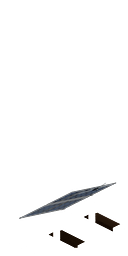
#> input picture Contents/mods/DazedPower/tools/art/106.png, 128 x 256 px, given in place of 424.png, which was not available
$ python wind_frames.py art/106.png
#> lines starting #> are read from the running program, lines starting #| are printed output that depends on the picture; after the words box and inside, x2 and y2 are one past the last pixel; in counts of white or black regions, pixels touching at a corner belong together; pictures that were not available may be replaced by others from this repository, and a replacement may not be noted
### Contents/mods/DazedPower/tools/dp_taxonomy.py
"""The parts taxonomy of Dazed Utilities: Power -- the one description of every kind, mount, tier and state,
which lays out the sprite sheet (dazedpower_01), names the items and stamps the tiledef. DP_Parts.lua mirrors
it; tools/tests/load_test.lua checks the decoded rows against it.

Sheet: one row per (kind, mount, tier, state[, piece]), one column per facing (E, S, W, N). APPEND ONLY once
released: inserting a row repoints every object standing in a save.
"""

COLS = 4
FACINGS = ("E", "S", "W", "N")
TILESET = "dazedpower_01"
# The engine takes at most 512 tiles per tileset, so the sheet spills onto dazedpower_02, _03...
SHEET_TILES = 512
TILESETS = ["dazedpower_%02d" % (i + 1) for i in range(4)]


def sprite_name(n):
    """Engine sprite name for overall sheet index n."""
    return "%s_%d" % (TILESETS[n // SHEET_TILES], n % SHEET_TILES)
GROUP = "Dazed Power"
PIECES_XL = 4                       # a 2x2 array: pieces 1..4 = NW, NE, SW, SE of its footprint

KINDS = ["array", "bank", "controller", "transformer", "lamp", "pedal", "windmill", "steam", "windsock", "vane",
         "propane", "petrol", "gauge", "rod", "bench", "hydro", "fence", "cooler", "heater", "windspin"]
# Sprite-only rows that show another kind in motion: the client swaps a turning windmill through these frames.
# They have no item of their own and a saved frame reads back as the kind it animates.
ALIAS = {"windspin": "windmill"}
PART_KINDS = [k for k in KINDS if k not in ALIAS]
MOUNTS = {
    "array": ["ground", "tracker", "xl"], "bank": ["ground", "wall"], "controller": ["ground"],
    "transformer": ["ground"], "lamp": ["garden", "street"], "pedal": ["ground"], "windmill": ["ground"],
    "steam": ["ground"], "windsock": ["ground"], "vane": ["ground"], "propane": ["ground"], "petrol": ["ground"],
    "gauge": ["wall"], "rod": ["ground"], "bench": ["ground"], "hydro": ["ground"],
    "fence": ["ground"], "cooler": ["wall"], "heater": ["ground"], "windspin": ["ground"],
}
THREE = ["makeshift", "salvaged", "workshop"]
TIERS = {
    "array": THREE, "bank": THREE, "controller": ["makeshift", "workshop"], "transformer": ["standard"],
    "lamp": ["makeshift", "workshop"], "pedal": THREE, "windmill": THREE, "steam": THREE,
    "windsock": ["basic"], "vane": ["basic"], "propane": THREE, "petrol": THREE,
    "gauge": ["standard"], "rod": ["standard"], "bench": ["standard"], "hydro": ["standard"],
    "fence": ["standard"], "cooler": ["standard"], "heater": ["standard"], "windspin": THREE,
}
STATES = {
    "array": ["clear", "snow", "cracked"], "controller": ["off", "on"], "transformer": ["off", "on"],
    "lamp": ["off", "on"], "pedal": ["off", "on"], "windmill": ["still", "turning", "furled", "broken"],
    "steam": ["cold", "warming", "running", "broken"], "windsock": ["limp", "half", "full"], "vane": ["set"],
    "propane": ["off", "running", "broken"], "petrol": ["off", "running", "broken"],
    "gauge": ["off", "low", "mid", "full"], "rod": ["set"], "bench": ["off", "on"], "hydro": ["still", "turning"],
    "fence": ["off", "on"], "cooler": ["off", "on"], "heater": ["off", "on"],
    # four blade positions through one blade's share of the turn, and a broken rotor rocked off its rest
    "windspin": ["spin1", "spin2", "spin3", "spin4", "wobble"],
}
BANK_CELLS = {"ground": {"makeshift": 3, "salvaged": 6, "workshop": 8}, "wall": {"makeshift": 2, "salvaged": 3, "workshop": 4}}


def states_for(kind, mount, tier):
    if kind != "bank": return STATES[kind]
    return ["c%d" % i for i in range(BANK_CELLS[mount][tier] + 1)]


def rows():
    """[(kind, mount, tier, state, piece)] in sheet order; piece is 1 except for the XL array (1..4)."""
    out = []
    for kind in KINDS:
        for mount in MOUNTS[kind]:
            for tier in TIERS[kind]:
                for state in states_for(kind, mount, tier):
                    pieces = PIECES_XL if (kind == "array" and mount == "xl") else 1
                    for piece in range(1, pieces + 1):
                        out.append((kind, mount, tier, state, piece))
    return out


ROWS = rows()
ROW_OF = {r: i for i, r in enumerate(ROWS)}


def sprite_index(kind, mount, tier, state, facing, piece=1):
    return ROW_OF[(kind, mount, tier, state, piece)] * COLS + FACINGS.index(facing)


# Items: Base.<name>; the controller has a record per facing and per on/off state (see DP_Parts.lua).
ITEM = {
    "array": {"ground": {"makeshift": "DazedArrayMakeshift", "salvaged": "DazedArraySalvaged", "workshop": "DazedArrayWorkshop"},
              "tracker": {"makeshift": "DazedTrackerMakeshift", "salvaged": "DazedTrackerSalvaged", "workshop": "DazedTrackerWorkshop"},
              "xl": {"makeshift": "DazedArrayXLMakeshift", "salvaged": "DazedArrayXLSalvaged", "workshop": "DazedArrayXLWorkshop"}},
    "bank": {"ground": {"makeshift": "DazedBankMakeshift", "salvaged": "DazedBankSalvaged", "workshop": "DazedBankWorkshop"},
             "wall": {"makeshift": "DazedWallBankMakeshift", "salvaged": "DazedWallBankSalvaged", "workshop": "DazedWallBankWorkshop"}},
    "controller": {"ground": {"makeshift": "DazedControllerMakeshift", "workshop": "DazedControllerWorkshop"}},
    "transformer": {"ground": {"standard": "DazedTransformer"}},
    "lamp": {"garden": {"makeshift": "DazedGardenLampMakeshift", "workshop": "DazedGardenLampWorkshop"},
             "street": {"makeshift": "DazedStreetLampMakeshift", "workshop": "DazedStreetLampWorkshop"}},
    "pedal": {"ground": {"makeshift": "DazedPedalMakeshift", "salvaged": "DazedPedalSalvaged", "workshop": "DazedPedalWorkshop"}},
    "windmill": {"ground": {"makeshift": "DazedWindMakeshift", "salvaged": "DazedWindSalvaged", "workshop": "DazedWindWorkshop"}},
    "steam": {"ground": {"makeshift": "DazedSteamMakeshift", "salvaged": "DazedSteamSalvaged", "workshop": "DazedSteamWorkshop"}},
    "windsock": {"ground": {"basic": "DazedWindsock"}},
    "vane": {"ground": {"basic": "DazedWeatherVane"}},
    "propane": {"ground": {"makeshift": "DazedPropaneMakeshift", "salvaged": "DazedPropaneSalvaged", "workshop": "DazedPropaneWorkshop"}},
    "petrol": {"ground": {"makeshift": "DazedPetrolMakeshift", "salvaged": "DazedPetrolSalvaged", "workshop": "DazedPetrolWorkshop"}},
    "gauge": {"wall": {"standard": "DazedPowerGauge"}},
    "rod": {"ground": {"standard": "DazedGroundingRod"}},
    "bench": {"ground": {"standard": "DazedChargerBench"}},
    "hydro": {"ground": {"standard": "DazedWaterWheel"}},
    "fence": {"ground": {"standard": "DazedElectricFence"}},
    "cooler": {"wall": {"standard": "DazedRoomCooler"}},
    "heater": {"ground": {"standard": "DazedSpaceHeater"}},
}
# Items that are not world parts.
OTHER_ITEMS = ["DazedPowerManual", "DazedPowerManualAdv", "DazedAlmanac", "DazedAmplifier",
               "DazedGearKitLow", "DazedGearKitStock", "DazedGearKitRacing"]

TIER_WORD = {"makeshift": "Makeshift", "salvaged": "Salvaged", "workshop": "Workshop", "standard": "", "basic": ""}
# Display names (CustomName on the tile, DisplayName of the item), by kind and mount; {T} is the tier word.
NAME = {
    ("array", "ground"): "{T} Solar Array", ("array", "tracker"): "{T} Tracking Array", ("array", "xl"): "{T} Large Solar Array",
    ("bank", "ground"): {"makeshift": "Makeshift Battery Crate", "salvaged": "Salvaged Battery Bank", "workshop": "Workshop Battery Cabinet"},
    ("bank", "wall"): {"makeshift": "Makeshift Wall Cells", "salvaged": "Salvaged Wall Battery Box", "workshop": "Workshop Wall Cabinet"},
    ("controller", "ground"): "{T} Charge Controller", ("transformer", "ground"): "Transformer",
    ("lamp", "garden"): "{T} Solar Garden Lamp", ("lamp", "street"): "{T} Solar Street Lamp",
    ("pedal", "ground"): "{T} Pedal Generator", ("windmill", "ground"): {"makeshift": "Makeshift Windmill", "salvaged": "Salvaged Windmill", "workshop": "Workshop Wind Turbine"},
    ("steam", "ground"): {"makeshift": "Makeshift Steam Engine", "salvaged": "Salvaged Steam Engine", "workshop": "Workshop Steam Plant"},
    ("windsock", "ground"): "Windsock", ("vane", "ground"): "Weather Vane",
    ("propane", "ground"): {"makeshift": "Makeshift Propane Generator", "salvaged": "Salvaged Standby Generator", "workshop": "Workshop Standby Generator"},
    ("petrol", "ground"): "{T} Petrol Generator",
    ("gauge", "wall"): "Wall Power Gauge",
    ("rod", "ground"): "Grounding Rod", ("bench", "ground"): "Battery Charger Bench", ("hydro", "ground"): "Micro-Hydro Wheel",
    ("fence", "ground"): "Electric Fence", ("cooler", "wall"): "Room Cooler", ("heater", "ground"): "Electric Space Heater",
}
# Weight in kg (PickUpWeight is kg x 10). Anything over 30 comes apart into parts (DazedCore.Heavy).
WEIGHT = {
    ("array", "ground"): {"makeshift": 14, "salvaged": 18, "workshop": 20},
    ("array", "tracker"): {"makeshift": 22, "salvaged": 28, "workshop": 32},
    ("array", "xl"): {"makeshift": 48, "salvaged": 60, "workshop": 70},
    ("bank", "ground"): {"makeshift": 22, "salvaged": 32, "workshop": 38},
    ("bank", "wall"): {"makeshift": 14, "salvaged": 20, "workshop": 24},
    ("controller", "ground"): {"makeshift": 9, "workshop": 11}, ("transformer", "ground"): {"standard": 26},
    ("lamp", "garden"): {"makeshift": 2.5, "workshop": 3.5}, ("lamp", "street"): {"makeshift": 18, "workshop": 22},
    ("pedal", "ground"): {"makeshift": 22, "salvaged": 26, "workshop": 30},
    ("windmill", "ground"): {"makeshift": 24, "salvaged": 32, "workshop": 40},
    ("steam", "ground"): {"makeshift": 30, "salvaged": 40, "workshop": 50},
    ("windsock", "ground"): {"basic": 3}, ("vane", "ground"): {"basic": 5},
    ("propane", "ground"): {"makeshift": 30, "salvaged": 45, "workshop": 60},
    ("petrol", "ground"): {"makeshift": 30, "salvaged": 45, "workshop": 60},
    ("gauge", "wall"): {"standard": 1.5},
    ("rod", "ground"): {"standard": 4}, ("bench", "ground"): {"standard": 18}, ("hydro", "ground"): {"standard": 26},
    ("fence", "ground"): {"standard": 12}, ("cooler", "wall"): {"standard": 14}, ("heater", "ground"): {"standard": 6},
}


# [4 lines left out: function display_name, not called in this run]


def item_of(kind, mount, tier):
    return ITEM[ALIAS.get(kind, kind)][mount][tier]


# [13 lines left out: function all_items, not called in this run]


# [6 lines that do not run on import are left out]

### Contents/mods/DazedPower/tools/wind_frames.py
"""Stand-in windmill spin frames (windspin rows) drawn over the Blender 'turning' and 'broken' cells.

    python3 tools/wind_frames.py      # writes tools/art/<index>.png for every windspin row that has no art yet

The real frames come from tools/blender/dz2.py (job dp:windspin); this only fills the sheet until then. It uses the
same 2:1 iso camera as dz_render.py, so blades land where the renderer would put them.
"""
import math, sys
from pathlib import Path
import numpy as np
from PIL import Image, ImageDraw

HERE = Path(__file__).resolve().parent
sys.path.insert(0, str(HERE))
import dp_taxonomy as T  # noqa: E402

ART = HERE / "art"
FACING_DEG = {"E": 90, "S": 0, "W": 270, "N": 180}       # model front is -Y; degrees about Z (dz_render FACINGS)
# Rotor per tier, from dz_render.build_windmill: hub, blade count, length, root and tip chord, colour.
ROTOR = {
    "makeshift": dict(hub=(0, -0.12, 2.02), n=3, L=0.56, w0=0.10, w1=0.05, col=(179, 176, 164), hub_r=0.07, hub_col=(170, 140, 100)),
    "salvaged": dict(hub=(0, -0.15, 2.12), n=6, L=0.50, w0=0.11, w1=0.13, col=(64, 95, 124), hub_r=0.07, hub_col=(60, 62, 64)),
    "workshop": dict(hub=(0, -0.22, 2.04), n=3, L=0.55, w0=0.075, w1=0.03, col=(203, 203, 195), hub_r=0.04, hub_col=(203, 203, 195)),
}


def rot_x(a):
    c, s = math.cos(a), math.sin(a); return np.array([[1, 0, 0], [0, c, -s], [0, s, c]])


def rot_y(a):
    c, s = math.cos(a), math.sin(a); return np.array([[c, 0, s], [0, 1, 0], [-s, 0, c]])


def rot_z(a):
    c, s = math.cos(a), math.sin(a); return np.array([[c, -s, 0], [s, c, 0], [0, 0, 1]])


CAM = rot_z(math.radians(45)) @ rot_x(math.radians(60))   # Blender XYZ euler (60, 0, 45)
#> in main, still is the input picture: PIL image 128x256 RGBA; mean R, G, B, A 3.3, 3.3, 3.3, 9.4
UP, RIGHT, FWD = CAM @ np.array([0, 1, 0]), CAM @ np.array([1, 0, 0]), CAM @ np.array([0, 0, -1])
CENTER = UP * (1.5 / math.sqrt(2))
ORTHO = 2 * math.sqrt(2)                                     # vertical extent of the 512 px render


def project(p):
    """Model point (after facing) to (x, y) in a 128x256 cell, and its depth (bigger = farther)."""
    d = np.asarray(p, float) - CENTER
    x = 64 + d @ RIGHT / (ORTHO / 2) * 128
    y = 128 - d @ UP / (ORTHO / 2) * 128
    return x, y, d @ FWD


def blade_polys(tier, facing, angle, grow=0.0):
    """The projected outline of each blade at `angle`, widened by `grow` squares for erasing."""
    r = ROTOR[tier]; Rz = rot_z(math.radians(FACING_DEG[facing])); hub = np.array(r["hub"], float)
    out = []
    for i in range(r["n"]):
        a = math.radians(angle + 360.0 * i / r["n"])
        along = np.array([math.sin(a), 0, math.cos(a)]); chord = np.array([math.cos(a), 0, -math.sin(a)])
        root, tip = hub + along * r["hub_r"] * 0.5, hub + along * (r["L"] + grow)
        w0, w1 = r["w0"] / 2 + grow, r["w1"] / 2 + grow
        pts = [root + chord * w0, tip + chord * w1, tip - chord * w1, root - chord * w0]
        out.append(([project(Rz @ p)[:2] for p in pts], a))
    return out


def unbladed(still, tier, facing):
    """The 'still' cell with its own blades taken out: pixels inside each blade's outline that are blade-coloured."""
#> called with tier = 'makeshift', facing = 'E'
    r = ROTOR[tier]; mask = Image.new("L", still.size, 0); d = ImageDraw.Draw(mask)
#> after `mask = Image.new('L', still.size, 0)`: mask: PIL image 128x256 L; every value is 0
    for poly, _ in blade_polys(tier, facing, 0.0, grow=0.05):
        d.polygon(poly, fill=255)
    px = np.array(still).astype(int); m = np.array(mask) > 0
#> after `m = np.array(mask) > 0`:
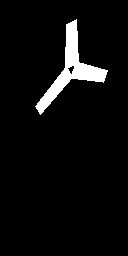
#> m: shape (256, 128) bool; 4.9% white; 1 white region, box (x1, y1, x2, y2) and area: (35, 19, 108, 115) 1616
    col = np.array(r["col"]); diff = np.abs(px[..., :3] - col).sum(-1)
#> after `diff = np.abs(px[..., :3] - col).sum(-1)`:
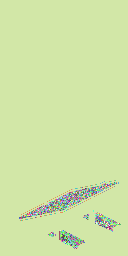
#> diff: shape (256, 128) int64; 343 distinct labels, from 10 to 519; one colour per label, 0 black
    lum = px[..., :3].mean(-1); blade_lum = col.mean()
#> after `lum = px[..., :3].mean(-1)`:
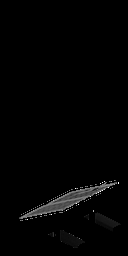
#> lum: shape (256, 128) float64; min 0, max 255, mean 3.3
    # Shading moves a blade's brightness a long way, so match on hue (colour minus its own grey) and a loose brightness.
    hue = np.abs((px[..., :3] - lum[..., None]) - (col - blade_lum)).sum(-1)
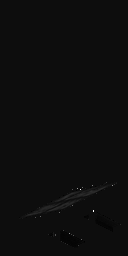
#> hue: shape (256, 128) float64; min 1.33, max 322, mean 18.4; drawn with min black and max white
    hit = m & (px[..., 3] > 0) & (hue < 60) & (np.abs(lum - blade_lum) < 110)
    # The post under the hub is never a blade: keep a strip as wide as the post (tower radius ~0.08) below it.
    Rz = rot_z(math.radians(FACING_DEG[facing])); hub = np.array(r["hub"], float)
    hx, hy, _ = project(Rz @ hub); bx, by, _ = project(Rz @ np.array([0, 0, hub[2]]))
    half = 0.085 / (ORTHO / 2) * 128 + 1
    ys, xs = np.mgrid[0:still.size[1], 0:still.size[0]]
    hit &= ~((np.abs(xs - bx) <= half) & (ys > by + 2))
    px[hit] = 0
    return Image.fromarray(px.astype(np.uint8))


def frame(base, tier, facing, angle, behind_ok=True):
    r = ROTOR[tier]; Rz = rot_z(math.radians(FACING_DEG[facing])); hub = np.array(r["hub"], float)
    hx, hy, hz = project(Rz @ hub)
    _, _, post_z = project(Rz @ np.array([0, 0, hub[2]]))
    behind = hz > post_z                                       # the rotor is on the far side of the post
    # Drawn at 4x and scaled down, so blade edges are smooth like the renders.
    SS = 4
    big = Image.new("RGBA", (base.size[0] * SS, base.size[1] * SS), (0, 0, 0, 0)); d = ImageDraw.Draw(big)
    edge = tuple(int(v * 0.6) for v in r["col"]) + (255,)
    for poly, a in blade_polys(tier, facing, angle, grow=0.006):
        d.polygon([(x * SS, y * SS) for x, y in poly], fill=edge)
    for poly, a in blade_polys(tier, facing, angle):
        shade = 0.82 + 0.18 * math.cos(a)                      # a little light-to-dark round the turn
        c = tuple(min(255, int(v * shade)) for v in r["col"])
        d.polygon([(x * SS, y * SS) for x, y in poly], fill=c + (255,))
    hr = r["hub_r"] / (ORTHO / 2) * 128 * SS
    hx, hy = hx * SS, hy * SS
    d.ellipse((hx - hr, hy - hr * 0.9, hx + hr, hy + hr * 0.9), fill=r["hub_col"] + (255,), outline=(40, 40, 40, 255), width=SS)
    layer = big.resize(base.size, Image.LANCZOS)
    out = Image.new("RGBA", base.size, (0, 0, 0, 0))
    if behind:
        out.alpha_composite(layer); out.alpha_composite(base)
    else:
        out.alpha_composite(base); out.alpha_composite(layer)
    return out


def wobble(base, tier, facing, deg=9):
    """A broken rotor rocked a few degrees: the disc around the hub turned in the rotor's own plane."""
    r = ROTOR[tier]; Rz = rot_z(math.radians(FACING_DEG[facing])); hub = np.array(r["hub"], float)
    o = np.array(project(Rz @ hub)[:2]); ex = np.array(project(Rz @ (hub + [1, 0, 0]))[:2]) - o
    ez = np.array(project(Rz @ (hub + [0, 0, 1]))[:2]) - o
    A = np.column_stack([ex, ez]); Ai = np.linalg.inv(A); c, s = math.cos(math.radians(deg)), math.sin(math.radians(deg))
    M = A @ np.array([[c, s], [-s, c]]) @ Ai                   # rotate in the rotor plane, seen through the camera
    Mi = np.linalg.inv(M); src = np.asarray(base)
    out = np.array(base); R = r["L"] / (ORTHO / 2) * 128 * 1.05
    for y in range(base.size[1]):
        for x in range(base.size[0]):
            v = np.array([x, y]) - o
            if v @ v > R * R: continue
            sx, sy = (Mi @ v + o).round().astype(int)
            if 0 <= sx < base.size[0] and 0 <= sy < base.size[1] and src[sy, sx, 3] > 0 and out[y, x, 3] == 0:
                out[y, x] = src[sy, sx]
    return Image.fromarray(out)


def main(force=False):
    n = 0
    for tier in T.TIERS["windspin"]:
        step = 360.0 / ROTOR[tier]["n"] / 4
        for fi, facing in enumerate(T.FACINGS):
            still = Image.open(ART / ("%d.png" % T.sprite_index("windmill", "ground", tier, "still", facing))).convert("RGBA")
            bare = unbladed(still, tier, facing)
            broken = Image.open(ART / ("%d.png" % T.sprite_index("windmill", "ground", tier, "broken", facing))).convert("RGBA")
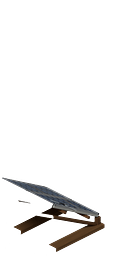
#> input picture Contents/mods/DazedPower/tools/art/111.png, 128 x 256 px, given in place of 436.png, which was not available
#> broken is the input picture: PIL image 128x256 RGBA; mean R, G, B, A 5.7, 4.9, 4.2, 16.1
            for k, state in enumerate(T.STATES["windspin"]):
                idx = T.sprite_index("windspin", "ground", tier, state, facing)
                dest = ART / ("%d.png" % idx)
                if dest.exists() and not force: continue
                # Until dz2.py renders the rocked rotor, the wobble frame is the broken cell itself.
                im = broken.copy() if state == "wobble" else frame(bare, tier, facing, step * k)
                im.save(dest); n += 1
#> this loop made 5 passes
#> pass 1, in frame, `layer = big.resize(base.size, Image.LANCZOS)`:
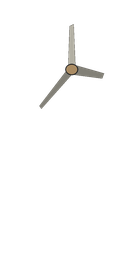
#> layer: PIL image 128x256 RGBA; mean R, G, B, A 4.6, 4.4, 4, 6; transparent parts drawn white
#> pass 1, in main, `im = broken.copy() if state == "wobble" else frame(bare, tier, facing,..`:
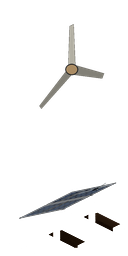
#> im: PIL image 128x256 RGBA; mean R, G, B, A 7.9, 7.7, 7.3, 15.4; transparent parts drawn white
#> after the loop, n = 5
    print("wrote %d stand-in frames" % n)


if __name__ == "__main__":
#> (the run stopped early here; a loop or call above may not have finished)
